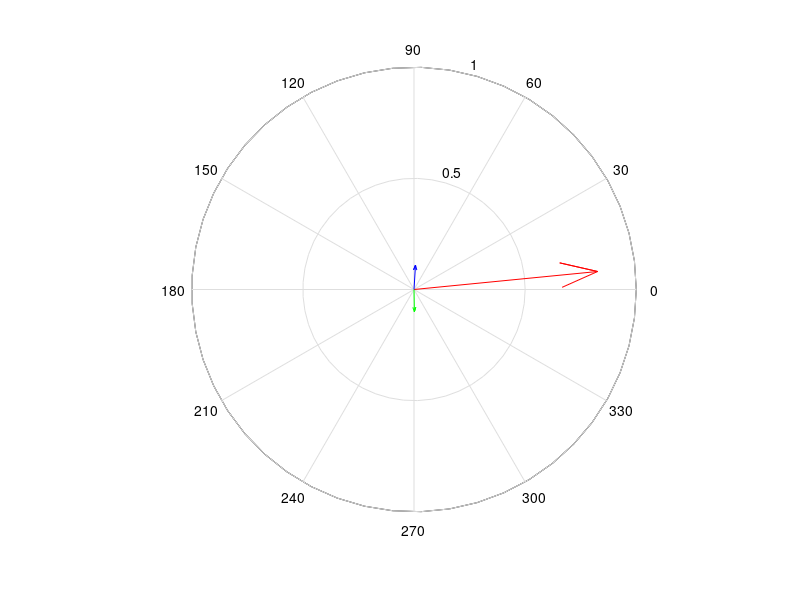

This chart was generated by the following MATLAB code:
%just currents
I1=.83*(cos(deg2rad(5.6))+sin(deg2rad(5.6))*1i);
I2=.11*(cos(deg2rad(86.5))+sin(deg2rad(86.5))*1i);
I3=.1*(cos(deg2rad(-89))+sin(deg2rad(-89))*1i);

%A = [I1, I2, I3];
compass(I1,'r'); hold on
compass(I2,'b');
compass(I3,'g');